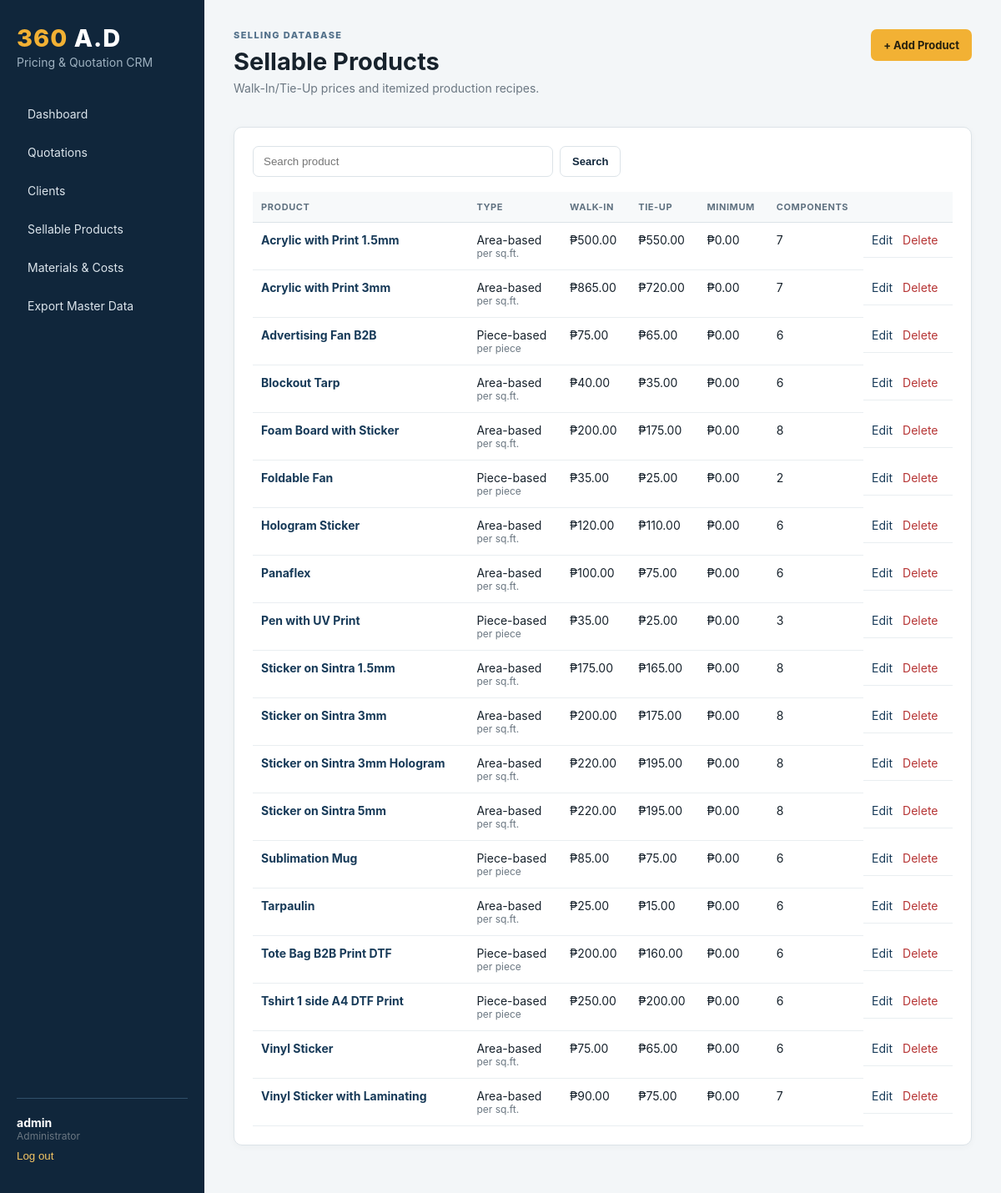
Screenshot of /products/ (signed in) with the database file from the repository.
### core/models.py (models this page shows, shortened)
class TimeStampedModel(models.Model):
    created_at = models.DateTimeField(auto_now_add=True)
    updated_at = models.DateTimeField(auto_now=True)
    class Meta:
        abstract = True

class Product(TimeStampedModel):
    class PricingType(models.TextChoices):
        AREA = "AREA", "Area-based"
        PIECE = "PIECE", "Piece-based"
    name = models.CharField(max_length=180, unique=True)
    pricing_type = models.CharField(max_length=10, choices=PricingType.choices)
    walk_in_rate = models.DecimalField(max_digits=14, decimal_places=2, validators=[MinValueValidator(0)])
    tie_up_rate = models.DecimalField(max_digits=14, decimal_places=2, validators=[MinValueValidator(0)])
    minimum_price = models.DecimalField(max_digits=14, decimal_places=2, default=0, validators=[MinValueValidator(0)])
    buffer_percent = models.DecimalField(max_digits=6, decimal_places=2, default=5, validators=[MinValueValidator(0)])
    notes = models.TextField(blank=True)
    active = models.BooleanField(default=True)
    class Meta:
        ordering = ["name"]
    @property
    def pricing_basis(self):
        return "per sq.ft." if self.pricing_type == self.PricingType.AREA else "per piece"

### core/views.py (the view)
# urls.py: path("products/", views.product_list, name="product_list"),
@admin_required
def product_list(request):
    query = request.GET.get("q", "").strip()
    products = Product.objects.all()
    if query:
        products = products.filter(name__icontains=query)
    return render(request, "core/products/list.html", {"products": products, "query": query})

### templates/core/products/list.html
{% extends "base.html" %}
{% block content %}
<div class="page-heading"><div><p class="eyebrow">SELLING DATABASE</p><h1>Sellable Products</h1><p>Walk-In/Tie-Up prices and itemized production recipes.</p></div><a class="btn primary" href="{% url 'product_create' %}">+ Add Product</a></div>
<section class="panel">
  <form class="search-row"><input name="q" value="{{ query }}" placeholder="Search product"><button class="btn secondary">Search</button></form>
  <div class="table-wrap"><table><thead><tr><th>Product</th><th>Type</th><th>Walk-In</th><th>Tie-Up</th><th>Minimum</th><th>Components</th><th></th></tr></thead><tbody>
  {% for product in products %}<tr><td><a href="{% url 'product_detail' product.pk %}"><strong>{{ product.name }}</strong></a></td><td>{{ product.get_pricing_type_display }}<div class="muted">{{ product.pricing_basis }}</div></td><td>₱{{ product.walk_in_rate|floatformat:2 }}</td><td>₱{{ product.tie_up_rate|floatformat:2 }}</td><td>₱{{ product.minimum_price|floatformat:2 }}</td><td>{{ product.cost_components.count }}</td><td class="actions"><a href="{% url 'product_edit' product.pk %}">Edit</a><a class="danger-link" href="{% url 'product_delete' product.pk %}">Delete</a></td></tr>{% empty %}<tr><td colspan="7" class="empty">No products found.</td></tr>{% endfor %}
  </tbody></table></div>
</section>
{% endblock %}

### templates/base.html (shortened to what this page needs)
{% load static %}
<!doctype html>
<html lang="en">
<head>
  <link rel="stylesheet" href="{% static 'core/app.css' %}">
</head>
<body>
  {% if user.is_authenticated %}
  <aside class="sidebar">
    <div class="brand"><span>360</span> A.D</div>
    <div class="brand-subtitle">Pricing & Quotation CRM</div>
    <nav>
      <a href="{% url 'dashboard' %}">Dashboard</a>
      <a href="{% url 'quotation_list' %}">Quotations</a>
      <a href="{% url 'client_list' %}">Clients</a>
      <a href="{% url 'product_list' %}">Sellable Products</a>
      <a href="{% url 'cost_item_list' %}">Materials & Costs</a>
      <a href="{% url 'master_data_export_excel' %}">Export Master Data</a>
    </nav>
    <div class="sidebar-footer">
      <div class="user-name">{{ user.get_full_name|default:user.username }}</div>
      <div class="muted">Administrator</div>
      <form method="post" action="{% url 'logout' %}">{% csrf_token %}<button class="link-button">Log out</button></form>
    </div>
  </aside>
  {% endif %}
  <main class="{% if user.is_authenticated %}content{% else %}login-shell{% endif %}">
    {% block content %}{% endblock %}
  </main>
</body>
</html>

### static/core/app.css (style rules this page uses)
:root { --navy:#10263b;--navy2:#173a58;--gold:#f2b134;--bg:#f3f6f8;--text:#17222c;--muted:#6b7782;--line:#dce3e8;--white:#fff;--green:#16794c;--red:#b63434 }
* { box-sizing:border-box }
body { margin:0;font-family:Inter,Segoe UI,Arial,sans-serif;color:var(--text);background:var(--bg);font-size:14px }
a { color:var(--navy2);text-decoration:none }
h1,h2,h3,p { margin-top:0 }
h1 { font-size:29px;margin-bottom:6px }
.sidebar { position:fixed;inset:0 auto 0 0;width:245px;background:var(--navy);color:#fff;padding:28px 20px;display:flex;flex-direction:column;z-index:10 }
.brand { font-size:29px;font-weight:800;letter-spacing:1px }
.brand span,.login-logo span { color:var(--gold) }
.brand-subtitle { color:#9fb2c1;margin:3px 0 34px }
.sidebar nav { display:grid;gap:7px }
.sidebar nav a { color:#dce5ec;padding:11px 13px;border-radius:7px }
.sidebar-footer { margin-top:auto;padding-top:20px;border-top:1px solid #31506a }
.user-name { font-weight:700 }
.link-button { border:0;background:none;color:#f5c764;padding:9px 0;cursor:pointer }
.content { margin-left:245px;padding:35px;min-height:100vh }
.page-heading { display:flex;align-items:flex-start;justify-content:space-between;gap:20px;margin-bottom:24px }
.page-heading p { color:var(--muted) }
.eyebrow { font-size:11px!important;font-weight:800;letter-spacing:1.4px;color:#52708a!important;margin-bottom:7px }
.btn { display:inline-block;border:1px solid transparent;border-radius:7px;padding:10px 14px;font-weight:700;cursor:pointer;font-size:13px }
.btn.primary { background:var(--gold);color:#26200f }
.btn.secondary { background:#fff;border-color:var(--line);color:var(--navy) }
.panel { background:var(--white);border:1px solid var(--line);border-radius:10px;padding:22px;margin-bottom:22px;box-shadow:0 2px 8px rgba(20,40,55,.035) }
.table-wrap { overflow:auto }
table { width:100%;border-collapse:collapse }
th { font-size:11px;text-transform:uppercase;letter-spacing:.6px;color:#607281;background:#f7f9fa;text-align:left;padding:11px 10px;border-bottom:1px solid var(--line) }
td { padding:12px 10px;border-bottom:1px solid #e9eef1;vertical-align:top;white-space:nowrap }
.actions { display:flex;gap:12px }
.danger-link { color:var(--red) }
.muted { color:var(--muted);font-size:12px }
.search-row { display:flex;gap:8px;margin-bottom:18px }
.search-row input { max-width:360px;width:100%;padding:10px 12px;border:1px solid var(--line);border-radius:7px }

### rows the page displays
Product: name "Acrylic with Print 1.5mm", pricing_type "Area-based", pricing_basis "per sq.ft.", walk_in_rate "500.00", tie_up_rate "550.00", minimum_price "0.00", cost_components.count "7"
Product: name "Acrylic with Print 3mm", pricing_type "Area-based", pricing_basis "per sq.ft.", walk_in_rate "865.00", tie_up_rate "720.00", minimum_price "0.00", cost_components.count "7"
Product: name "Advertising Fan B2B", pricing_type "Piece-based", pricing_basis "per piece", walk_in_rate "75.00", tie_up_rate "65.00", minimum_price "0.00", cost_components.count "6"
Product: name "Blockout Tarp", pricing_type "Area-based", pricing_basis "per sq.ft.", walk_in_rate "40.00", tie_up_rate "35.00", minimum_price "0.00", cost_components.count "6"
Product: name "Foam Board with Sticker", pricing_type "Area-based", pricing_basis "per sq.ft.", walk_in_rate "200.00", tie_up_rate "175.00", minimum_price "0.00", cost_components.count "8"
Product: name "Foldable Fan", pricing_type "Piece-based", pricing_basis "per piece", walk_in_rate "35.00", tie_up_rate "25.00", minimum_price "0.00", cost_components.count "2"
Product: name "Hologram Sticker", pricing_type "Area-based", pricing_basis "per sq.ft.", walk_in_rate "120.00", tie_up_rate "110.00", minimum_price "0.00", cost_components.count "6"
Product: name "Panaflex", pricing_type "Area-based", pricing_basis "per sq.ft.", walk_in_rate "100.00", tie_up_rate "75.00", minimum_price "0.00", cost_components.count "6"
Product: name "Pen with UV Print", pricing_type "Piece-based", pricing_basis "per piece", walk_in_rate "35.00", tie_up_rate "25.00", minimum_price "0.00", cost_components.count "3"
Product: name "Sticker on Sintra 1.5mm", pricing_type "Area-based", pricing_basis "per sq.ft.", walk_in_rate "175.00", tie_up_rate "165.00", minimum_price "0.00", cost_components.count "8"
Product: name "Sticker on Sintra 3mm", pricing_type "Area-based", pricing_basis "per sq.ft.", walk_in_rate "200.00", tie_up_rate "175.00", minimum_price "0.00", cost_components.count "8"
Product: name "Sticker on Sintra 3mm Hologram", pricing_type "Area-based", pricing_basis "per sq.ft.", walk_in_rate "220.00", tie_up_rate "195.00", minimum_price "0.00", cost_components.count "8"
Product: name "Sticker on Sintra 5mm", pricing_type "Area-based", pricing_basis "per sq.ft.", walk_in_rate "220.00", tie_up_rate "195.00", minimum_price "0.00", cost_components.count "8"
Product: name "Sublimation Mug", pricing_type "Piece-based", pricing_basis "per piece", walk_in_rate "85.00", tie_up_rate "75.00", minimum_price "0.00", cost_components.count "6"
Product: name "Tarpaulin", pricing_type "Area-based", pricing_basis "per sq.ft.", walk_in_rate "25.00", tie_up_rate "15.00", minimum_price "0.00", cost_components.count "6"
Product: name "Tote Bag B2B Print DTF", pricing_type "Piece-based", pricing_basis "per piece", walk_in_rate "200.00", tie_up_rate "160.00", minimum_price "0.00", cost_components.count "6"
Product: name "Tshirt 1 side A4 DTF Print", pricing_type "Piece-based", pricing_basis "per piece", walk_in_rate "250.00", tie_up_rate "200.00", minimum_price "0.00", cost_components.count "6"
Product: name "Vinyl Sticker", pricing_type "Area-based", pricing_basis "per sq.ft.", walk_in_rate "75.00", tie_up_rate "65.00", minimum_price "0.00", cost_components.count "6"
Product: name "Vinyl Sticker with Laminating", pricing_type "Area-based", pricing_basis "per sq.ft.", walk_in_rate "90.00", tie_up_rate "75.00", minimum_price "0.00", cost_components.count "7"

### other values shown
{{ user.get_full_name|default:user.username }} "admin"
